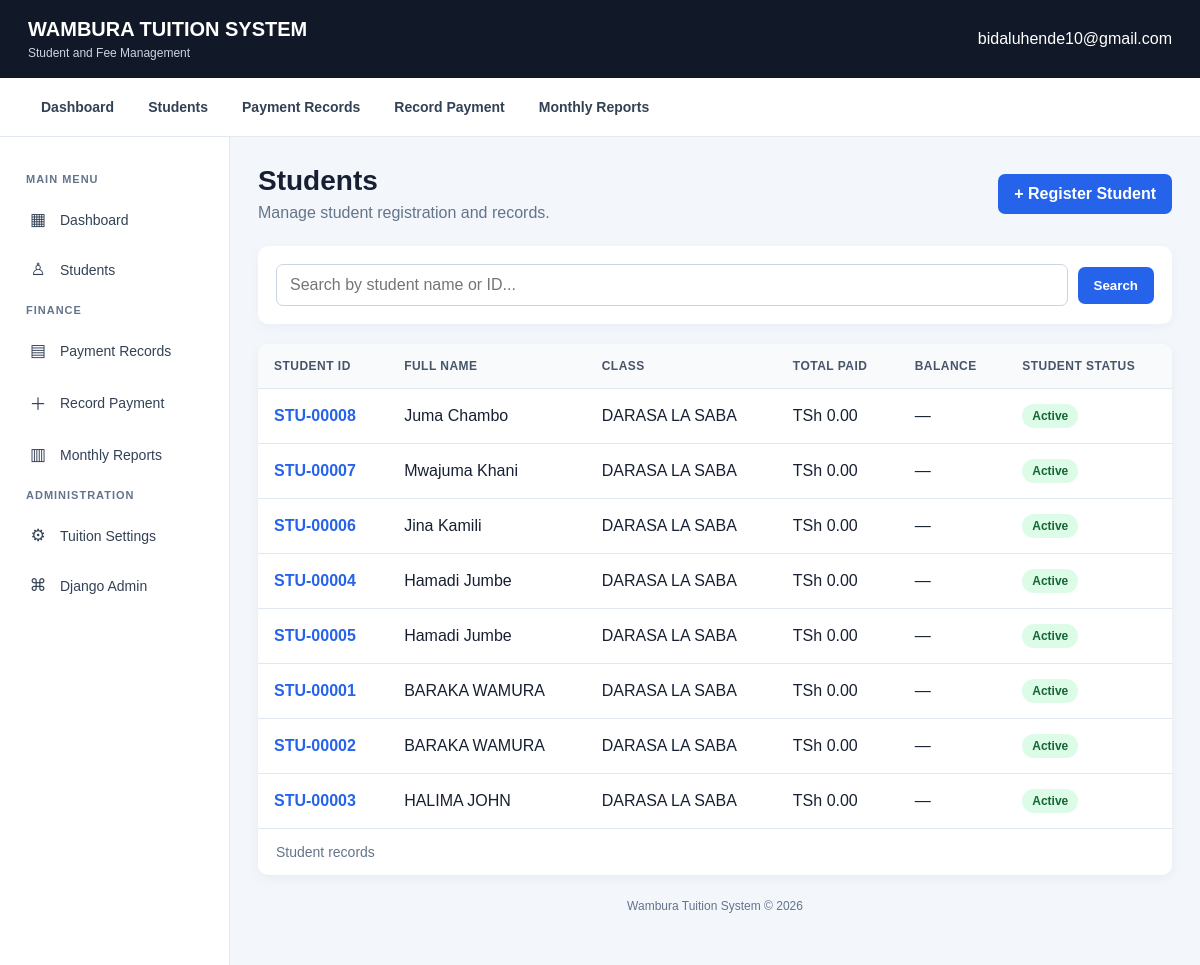
The app's page /students/ (signed in) with its own data.
### students/models.py (models this page shows, shortened)
class Student(models.Model):
    STATUS_CHOICES = [
        ("ACTIVE", "Active"),
        ("INACTIVE", "Inactive"),
    ]
    GENDER_CHOICES = [
        ("MALE", "Male"),
        ("FEMALE", "Female"),
        ("OTHER", "Other"),
    ]
    student_id = models.CharField(
        max_length=20,
        unique=True,
        editable=False
    )
    full_name = models.CharField(
        max_length=200
    )
    gender = models.CharField(
        max_length=10,
        choices=GENDER_CHOICES
    )
    date_of_birth = models.DateField(
        null=True,
        blank=True
    )
    parent_guardian_name = models.CharField(
        max_length=200
    )
    parent_phone = models.CharField(
        max_length=30
    )
    student_class = models.ForeignKey(
        Class,
        on_delete=models.SET_NULL,
        null=True,
        blank=True,
        related_name="students"
    )
    registration_date = models.DateField(
        auto_now_add=True
    )
    status = models.CharField(
        max_length=10,
        choices=STATUS_CHOICES,
        default="ACTIVE"
    )
    created_at = models.DateTimeField(
        auto_now_add=True
    )
    updated_at = models.DateTimeField(
        auto_now=True
    )
    class Meta:
        ordering = ["-registration_date", "full_name"]

### classes/models.py (models this page shows)
class Class(models.Model):
    name = models.CharField(max_length=100, unique=True)
    description = models.TextField(blank=True)
    is_active = models.BooleanField(default=True)
    created_at = models.DateTimeField(auto_now_add=True)
    class Meta:
        ordering = ["name"]
        verbose_name = "Class"
        verbose_name_plural = "Classes"
    def __str__(self):
        return self.name

### students/views.py (the view, shortened to what this page needs)
@login_required
def student_list(request):
    query = request.GET.get("q", "").strip()
    students = Student.objects.select_related(
        "student_class"
    ).all()
    context = {
        "students": students,
        "query": query,
    }
    return render(
        request,
        "students/student_list.html",
        context
    )

### templates/students/student_list.html (shortened to what this page needs)
{% extends "base.html" %}
{% block content %}
<div class="students-page">
    <div class="students-header">
        <div>
            <h1>Students</h1>
            <p>Manage student registration and records.</p>
        </div>
        <a href="{% url 'student_create' %}" class="primary-btn">
            + Register Student
        </a>
    </div>
    <form method="GET" class="students-search">
        <input
            type="text"
            name="q"
            value="{{ query|default:'' }}"
            placeholder="Search by student name or ID..."
            aria-label="Search students"
        >
        <button type="submit" class="primary-btn">
            Search
        </button>
    </form>
    <div class="table-card">
        <div class="table-scroll">
            <table class="students-table">
                <thead>
                    <tr>
                        <th>Student ID</th>
                        <th>Full Name</th>
                        <th>Class</th>
                        <th>Total Paid</th>
                        <th>Balance</th>
                        <th>Student Status</th>
                    </tr>
                </thead>
                <tbody>
                    {% for student in students %}
                        <tr>
                            <td>
                                <a
                                    href="{% url 'student_detail' student.pk %}"
                                    class="student-id"
                                >
                                    {{ student.student_id }}
                                </a>
                            </td>
                            <td>{{ student.full_name }}</td>
                            <td>
                                {{ student.student_class|default:"Not Assigned" }}
                            </td>
                            <td>
                                TSh {{ student.total_paid|default:0|floatformat:2 }}
                            </td>
                            <td>
                                {% if student.balance != None %}
                                    TSh {{ student.balance|floatformat:2 }}
                                {% else %}
                                    —
                                {% endif %}
                            </td>
                            <td>
                                {% if student.status == "ACTIVE" %}
                                    <span class="status-badge">Active</span>
                                {% else %}
                                    <span class="status-badge status-inactive">
                                        {{ student.get_status_display }}
                                    </span>
                                {% endif %}
                            </td>
                        </tr>
                    {% empty %}
                        <tr>
                            <td colspan="6" class="empty-state">
                                No students found. Try another search or register a student.
                            </td>
                        </tr>
                    {% endfor %}
                </tbody>
            </table>
        </div>
        <div class="table-footer">
            Student records
        </div>
    </div>
</div>
{% endblock %}

### templates/base.html (shortened to what this page needs)
<!DOCTYPE html>
<html lang="en">
<head>
</head>
<body>
    <header class="topbar">
        <a href="{% url 'dashboard_home' %}" class="brand">
            WAMBURA TUITION SYSTEM
            <small>Student and Fee Management</small>
        </a>
        <span>
            {% if request.user.is_authenticated %}
                {{ request.user.username }}
            {% endif %}
        </span>
    </header>
<nav class="quick-nav">
    <a href="{% url 'dashboard_home' %}">Dashboard</a>
    <a href="{% url 'student_list' %}">Students</a>
    <a href="{% url 'payment_list' %}">Payment Records</a>
    <a href="{% url 'payment_create' %}">Record Payment</a>
    <a href="{% url 'monthly_payment_report' %}">Monthly Reports</a>
</nav>
    <div class="layout">
<aside class="sidebar">
    <div class="nav-label">MAIN MENU</div>
    <a href="{% url 'dashboard_home' %}">
        <span>▦</span> Dashboard
    </a>
    <a href="{% url 'student_list' %}">
        <span>♙</span> Students
    </a>
    <div class="nav-label">FINANCE</div>
    <a href="{% url 'payment_list' %}">
        <span>▤</span> Payment Records
    </a>
    <a href="{% url 'payment_create' %}">
        <span>＋</span> Record Payment
    </a>
    <a href="{% url 'monthly_payment_report' %}">
        <span>▥</span> Monthly Reports
    </a>
    {% if request.user.is_staff %}
        <div class="nav-label">ADMINISTRATION</div>
        <a href="{% url 'admin:payments_tuitionsetting_changelist' %}">
            <span>⚙</span> Tuition Settings
        </a>
        <a href="{% url 'admin:index' %}" target="_blank">
            <span>⌘</span> Django Admin
        </a>
    {% endif %}
</aside>
        <main class="main">
            <div class="page-container">
                {% block content %}
                {% endblock %}
            </div>
            <footer class="footer">
                Wambura Tuition System &copy; {% now "Y" %}
            </footer>
        </main>
    </div>
</body>
</html>

### templates/base.html (style rules this page uses)
:root { --primary: #1d4ed8; --primary-dark: #1e40af; --background: #f3f6fb; --surface: #ffffff; --text: #172033; --muted: #64748b; --border: #e2e8f0; }
* { box-sizing: border-box; }
body { margin: 0; font-family: Arial, Helvetica, sans-serif; background: var(--background); color: var(--text); }
.topbar { background: #111827; color: white; padding: 18px 28px; display: flex; justify-content: space-between; align-items: center; gap: 16px; flex-wrap: wrap; }
.brand { font-size: 20px; font-weight: 700; }
.brand small { display: block; margin-top: 5px; color: #cbd5e1; font-size: 12px; font-weight: 400; }
.topbar a { color: white; text-decoration: none; }
.layout { display: flex; min-height: calc(100vh - 75px); }
.sidebar { width: 230px; flex-shrink: 0; background: var(--surface); border-right: 1px solid var(--border); padding: 24px 14px; }
.nav-label { color: var(--muted); font-size: 11px; font-weight: bold; letter-spacing: 1px; padding: 0 12px; margin: 12px 0; }
.sidebar a { display: block; padding: 12px; margin-bottom: 5px; border-radius: 8px; color: #334155; text-decoration: none; font-size: 14px; }
.main { flex: 1; min-width: 0; padding: 28px; }
.page-container { max-width: 1500px; margin: 0 auto; }
input, select, textarea { max-width: 100%; padding: 10px 12px; border: 1px solid #cbd5e1; border-radius: 7px; font: inherit; }
table { width: 100%; border-collapse: collapse; }
th, td { padding: 13px 12px; border-bottom: 1px solid var(--border); text-align: left; }
th { background: #f8fafc; color: #475569; font-size: 12px; text-transform: uppercase; }
.footer { color: var(--muted); text-align: center; padding: 24px 10px; font-size: 12px; }
.sidebar a { display: flex; align-items: center; gap: 12px; padding: 12px 14px; margin-bottom: 5px; border-radius: 8px; color: #334155; text-decoration: none; font-size: 14px; font-weight: 500; transition: background 0.2s ease, color 0.2s ease; }
.sidebar a span { width: 20px; text-align: center; font-size: 17px; }
.quick-nav { display: flex; flex-wrap: wrap; align-items: center; gap: 8px; padding: 12px 28px; background: #ffffff; border-bottom: 1px solid #e2e8f0; }
.quick-nav a { display: inline-block; padding: 9px 13px; border-radius: 7px; color: #334155; text-decoration: none; font-size: 14px; font-weight: 600; }

### templates/students/student_list.html (style rules this page uses)
.students-page { max-width: 1400px; margin: 0 auto; }
.students-header { display: flex; justify-content: space-between; align-items: center; gap: 16px; flex-wrap: wrap; margin-bottom: 24px; }
.students-header h1 { margin: 0 0 7px; font-size: 28px; }
.students-header p { margin: 0; color: #64748b; }
.primary-btn, .secondary-btn { display: inline-block; padding: 11px 16px; border-radius: 7px; text-decoration: none; font-weight: 600; border: none; cursor: pointer; }
.primary-btn { background: #2563eb; color: white; }
.students-search { display: flex; align-items: center; gap: 10px; flex-wrap: wrap; background: white; padding: 18px; border-radius: 10px; margin-bottom: 20px; box-shadow: 0 3px 12px rgba(15, 23, 42, 0.04); }
.students-search input { flex: 1; min-width: 200px; padding: 11px 13px; border: 1px solid #cbd5e1; border-radius: 7px; font: inherit; }
.table-card { background: white; border-radius: 10px; overflow: hidden; box-shadow: 0 3px 12px rgba(15, 23, 42, 0.05); }
.table-scroll { width: 100%; overflow-x: auto; }
.students-table { width: 100%; min-width: 850px; border-collapse: collapse; }
.students-table th, .students-table td { padding: 15px 16px; text-align: left; border-bottom: 1px solid #e2e8f0; }
.students-table th { background: #f8fafc; color: #475569; font-size: 12px; text-transform: uppercase; letter-spacing: 0.04em; }
.student-id { color: #2563eb; font-weight: 600; text-decoration: none; }
.status-badge { display: inline-block; padding: 5px 10px; border-radius: 20px; font-size: 12px; font-weight: 700; background: #dcfce7; color: #166534; }
.table-footer { padding: 15px 18px; color: #64748b; font-size: 14px; }

### records on screen
Student: student_id "STU-00008", full_name "Juma Chambo", student_class "DARASA LA SABA", total_paid "0.00", status "Active"
Student: student_id "STU-00007", full_name "Mwajuma Khani", student_class "DARASA LA SABA", total_paid "0.00", status "Active"
Student: student_id "STU-00006", full_name "Jina Kamili", student_class "DARASA LA SABA", total_paid "0.00", status "Active"
Student: student_id "STU-00004", full_name "Hamadi Jumbe", student_class "DARASA LA SABA", total_paid "0.00", status "Active"
Student: student_id "STU-00005", full_name "Hamadi Jumbe", student_class "DARASA LA SABA", total_paid "0.00", status "Active"
Student: student_id "STU-00001", full_name "BARAKA WAMURA", student_class "DARASA LA SABA", total_paid "0.00", status "Active"
Student: student_id "STU-00002", full_name "BARAKA WAMURA", student_class "DARASA LA SABA", total_paid "0.00", status "Active"
Student: student_id "STU-00003", full_name "HALIMA JOHN", student_class "DARASA LA SABA", total_paid "0.00", status "Active"

### other values on screen
{{ request.user.username }} "bidaluhende10@gmail.com"
